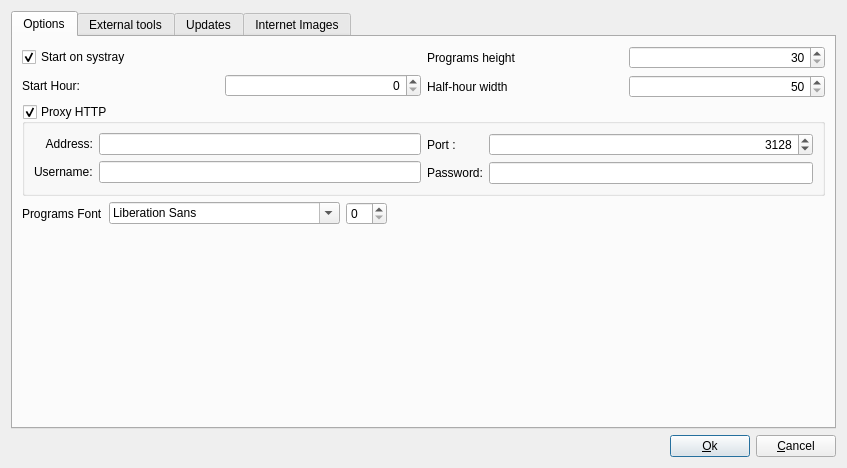
<?xml version="1.0" encoding="UTF-8"?>
<ui version="4.0">
 <class>Config</class>
 <widget class="QDialog" name="Config">
  <property name="geometry">
   <rect>
    <x>0</x>
    <y>0</y>
    <width>847</width>
    <height>468</height>
   </rect>
  </property>
  <property name="windowTitle">
   <string>Configuration</string>
  </property>
  <layout class="QGridLayout" name="gridLayout_8">
   <item row="1" column="0">
    <layout class="QHBoxLayout">
     <item>
      <spacer>
       <property name="orientation">
        <enum>Qt::Horizontal</enum>
       </property>
       <property name="sizeHint" stdset="0">
        <size>
         <width>40</width>
         <height>20</height>
        </size>
       </property>
      </spacer>
     </item>
     <item>
      <widget class="QPushButton" name="ok">
       <property name="text">
        <string>&amp;Ok</string>
       </property>
      </widget>
     </item>
     <item>
      <widget class="QPushButton" name="cancel">
       <property name="text">
        <string>&amp;Cancel</string>
       </property>
      </widget>
     </item>
    </layout>
   </item>
   <item row="0" column="0">
    <widget class="QTabWidget" name="tabWidget">
     <property name="currentIndex">
      <number>0</number>
     </property>
     <widget class="QWidget" name="tab">
      <attribute name="title">
       <string>Options</string>
      </attribute>
      <layout class="QGridLayout" name="gridLayout_20">
       <item row="0" column="0">
        <layout class="QGridLayout" name="gridLayout_19">
         <item row="0" column="0">
          <widget class="QCheckBox" name="systrayStarts">
           <property name="text">
            <string>Start on systray</string>
           </property>
           <property name="checked">
            <bool>true</bool>
           </property>
          </widget>
         </item>
         <item row="1" column="0">
          <layout class="QHBoxLayout" name="horizontalLayout_2">
           <item>
            <widget class="QLabel" name="label">
             <property name="text">
              <string>Start Hour:</string>
             </property>
            </widget>
           </item>
           <item>
            <widget class="QSpinBox" name="startHour">
             <property name="sizePolicy">
              <sizepolicy hsizetype="Preferred" vsizetype="Fixed">
               <horstretch>0</horstretch>
               <verstretch>0</verstretch>
              </sizepolicy>
             </property>
             <property name="layoutDirection">
              <enum>Qt::LeftToRight</enum>
             </property>
             <property name="alignment">
              <set>Qt::AlignRight|Qt::AlignTrailing|Qt::AlignVCenter</set>
             </property>
             <property name="maximum">
              <number>23</number>
             </property>
            </widget>
           </item>
          </layout>
         </item>
        </layout>
       </item>
       <item row="0" column="1">
        <layout class="QVBoxLayout" name="verticalLayout_2">
         <item>
          <layout class="QGridLayout" name="gridLayout_15">
           <item row="0" column="0">
            <widget class="QLabel" name="label_2">
             <property name="text">
              <string>Programs height</string>
             </property>
            </widget>
           </item>
           <item row="0" column="1">
            <widget class="QSpinBox" name="programHeight">
             <property name="sizePolicy">
              <sizepolicy hsizetype="Preferred" vsizetype="Fixed">
               <horstretch>0</horstretch>
               <verstretch>0</verstretch>
              </sizepolicy>
             </property>
             <property name="alignment">
              <set>Qt::AlignRight|Qt::AlignTrailing|Qt::AlignVCenter</set>
             </property>
             <property name="minimum">
              <number>30</number>
             </property>
             <property name="maximum">
              <number>99999</number>
             </property>
            </widget>
           </item>
           <item row="1" column="0">
            <widget class="QLabel" name="label_3">
             <property name="text">
              <string>Half-hour width</string>
             </property>
            </widget>
           </item>
           <item row="1" column="1">
            <widget class="QSpinBox" name="programWidth">
             <property name="sizePolicy">
              <sizepolicy hsizetype="Preferred" vsizetype="Fixed">
               <horstretch>0</horstretch>
               <verstretch>0</verstretch>
              </sizepolicy>
             </property>
             <property name="alignment">
              <set>Qt::AlignRight|Qt::AlignTrailing|Qt::AlignVCenter</set>
             </property>
             <property name="minimum">
              <number>50</number>
             </property>
             <property name="maximum">
              <number>999999</number>
             </property>
            </widget>
           </item>
          </layout>
         </item>
        </layout>
       </item>
       <item row="1" column="0" colspan="2">
        <widget class="QGroupBox" name="proxyEnabled">
         <property name="title">
          <string>Proxy HTTP</string>
         </property>
         <property name="checkable">
          <bool>true</bool>
         </property>
         <layout class="QGridLayout" name="gridLayout_14">
          <item row="0" column="0">
           <layout class="QGridLayout" name="gridLayout_13">
            <item row="0" column="0">
             <layout class="QGridLayout" name="gridLayout_12">
              <item row="0" column="0">
               <widget class="QLabel" name="label_20">
                <property name="text">
                 <string>Address:</string>
                </property>
                <property name="alignment">
                 <set>Qt::AlignRight|Qt::AlignTrailing|Qt::AlignVCenter</set>
                </property>
               </widget>
              </item>
              <item row="0" column="1">
               <widget class="QLineEdit" name="proxyAddress">
                <property name="enabled">
                 <bool>true</bool>
                </property>
               </widget>
              </item>
              <item row="1" column="0">
               <widget class="QLabel" name="label_8">
                <property name="text">
                 <string>Username:</string>
                </property>
               </widget>
              </item>
              <item row="1" column="1">
               <widget class="QLineEdit" name="proxyUsername">
                <property name="enabled">
                 <bool>true</bool>
                </property>
               </widget>
              </item>
             </layout>
            </item>
            <item row="0" column="1">
             <layout class="QGridLayout" name="gridLayout_9">
              <item row="0" column="0">
               <widget class="QLabel" name="label_25">
                <property name="sizePolicy">
                 <sizepolicy hsizetype="Minimum" vsizetype="Preferred">
                  <horstretch>0</horstretch>
                  <verstretch>0</verstretch>
                 </sizepolicy>
                </property>
                <property name="text">
                 <string>Port :</string>
                </property>
               </widget>
              </item>
              <item row="0" column="1">
               <widget class="QSpinBox" name="proxyPort">
                <property name="enabled">
                 <bool>true</bool>
                </property>
                <property name="sizePolicy">
                 <sizepolicy hsizetype="Preferred" vsizetype="Fixed">
                  <horstretch>0</horstretch>
                  <verstretch>0</verstretch>
                 </sizepolicy>
                </property>
                <property name="alignment">
                 <set>Qt::AlignRight|Qt::AlignTrailing|Qt::AlignVCenter</set>
                </property>
                <property name="minimum">
                 <number>0</number>
                </property>
                <property name="maximum">
                 <number>65535</number>
                </property>
                <property name="value">
                 <number>3128</number>
                </property>
               </widget>
              </item>
              <item row="1" column="0">
               <widget class="QLabel" name="label_16">
                <property name="sizePolicy">
                 <sizepolicy hsizetype="Minimum" vsizetype="Preferred">
                  <horstretch>0</horstretch>
                  <verstretch>0</verstretch>
                 </sizepolicy>
                </property>
                <property name="text">
                 <string>Password:</string>
                </property>
               </widget>
              </item>
              <item row="1" column="1">
               <widget class="QLineEdit" name="proxyPassword">
                <property name="enabled">
                 <bool>true</bool>
                </property>
                <property name="echoMode">
                 <enum>QLineEdit::PasswordEchoOnEdit</enum>
                </property>
               </widget>
              </item>
             </layout>
            </item>
           </layout>
          </item>
         </layout>
        </widget>
       </item>
       <item row="2" column="0" colspan="2">
        <layout class="QHBoxLayout" name="horizontalLayout_8">
         <item>
          <widget class="QLabel" name="label_15">
           <property name="text">
            <string>Programs Font</string>
           </property>
          </widget>
         </item>
         <item>
          <widget class="QFontComboBox" name="comboFont"/>
         </item>
         <item>
          <widget class="QSpinBox" name="fontSize">
           <property name="sizePolicy">
            <sizepolicy hsizetype="Fixed" vsizetype="Fixed">
             <horstretch>0</horstretch>
             <verstretch>0</verstretch>
            </sizepolicy>
           </property>
          </widget>
         </item>
         <item>
          <spacer name="horizontalSpacer">
           <property name="orientation">
            <enum>Qt::Horizontal</enum>
           </property>
           <property name="sizeHint" stdset="0">
            <size>
             <width>40</width>
             <height>20</height>
            </size>
           </property>
          </spacer>
         </item>
        </layout>
       </item>
       <item row="3" column="0">
        <spacer name="verticalSpacer">
         <property name="orientation">
          <enum>Qt::Vertical</enum>
         </property>
         <property name="sizeHint" stdset="0">
          <size>
           <width>20</width>
           <height>40</height>
          </size>
         </property>
        </spacer>
       </item>
      </layout>
     </widget>
     <widget class="QWidget" name="tab_3">
      <attribute name="title">
       <string>External tools</string>
      </attribute>
      <layout class="QGridLayout" name="gridLayout_7">
       <item row="0" column="0">
        <widget class="QGroupBox" name="groupBox_2">
         <property name="title">
          <string>Recording</string>
         </property>
         <layout class="QGridLayout" name="gridLayout_4">
          <item row="0" column="0">
           <layout class="QVBoxLayout" name="verticalLayout_6">
            <item>
             <layout class="QGridLayout" name="gridLayout">
              <item row="0" column="0">
               <widget class="QLabel" name="label_7">
                <property name="text">
                 <string>Program:</string>
                </property>
                <property name="alignment">
                 <set>Qt::AlignRight|Qt::AlignTrailing|Qt::AlignVCenter</set>
                </property>
               </widget>
              </item>
              <item row="0" column="1">
               <widget class="QLineEdit" name="command">
                <property name="sizePolicy">
                 <sizepolicy hsizetype="Expanding" vsizetype="Fixed">
                  <horstretch>0</horstretch>
                  <verstretch>0</verstretch>
                 </sizepolicy>
                </property>
               </widget>
              </item>
              <item row="1" column="0">
               <widget class="QLabel" name="label_10">
                <property name="text">
                 <string>Options:</string>
                </property>
                <property name="alignment">
                 <set>Qt::AlignRight|Qt::AlignTrailing|Qt::AlignVCenter</set>
                </property>
               </widget>
              </item>
              <item row="1" column="1">
               <widget class="QLineEdit" name="commandOptions">
                <property name="sizePolicy">
                 <sizepolicy hsizetype="Expanding" vsizetype="Fixed">
                  <horstretch>0</horstretch>
                  <verstretch>0</verstretch>
                 </sizepolicy>
                </property>
               </widget>
              </item>
             </layout>
            </item>
            <item>
             <widget class="QLabel" name="label_11">
              <property name="text">
               <string>&lt;!DOCTYPE HTML PUBLIC &quot;-//W3C//DTD HTML 4.0//EN&quot; &quot;http://www.w3.org/TR/REC-html40/strict.dtd&quot;&gt;
&lt;html&gt;&lt;head&gt;&lt;meta name=&quot;qrichtext&quot; content=&quot;1&quot; /&gt;&lt;style type=&quot;text/css&quot;&gt;
p, li { white-space: pre-wrap; }
&lt;/style&gt;&lt;/head&gt;&lt;body style=&quot; font-family:'Ubuntu'; font-size:11pt; font-weight:400; font-style:normal;&quot;&gt;
&lt;p style=&quot; margin-top:0px; margin-bottom:0px; margin-left:0px; margin-right:0px; -qt-block-indent:0; text-indent:0px;&quot;&gt;&lt;span style=&quot; font-family:'Sans Serif'; font-size:9pt;&quot;&gt;In options, &lt;/span&gt;&lt;span style=&quot; font-family:'Sans Serif'; font-size:9pt; font-weight:600;&quot;&gt;$STREAM&lt;/span&gt;&lt;span style=&quot; font-family:'Sans Serif'; font-size:9pt;&quot;&gt; is the stream, &lt;/span&gt;&lt;span style=&quot; font-family:'Sans Serif'; font-size:9pt; font-weight:600;&quot;&gt;$OUT&lt;/span&gt;&lt;span style=&quot; font-family:'Sans Serif'; font-size:9pt;&quot;&gt; the file created and &lt;/span&gt;&lt;span style=&quot; font-family:'Sans Serif'; font-size:9pt; font-weight:600;&quot;&gt;$EXTRAOPTION&lt;/span&gt;&lt;span style=&quot; font-family:'Sans Serif'; font-size:9pt;&quot;&gt; the option defined for each program in programmation dialog.&lt;/span&gt;&lt;/p&gt;&lt;/body&gt;&lt;/html&gt;</string>
              </property>
              <property name="wordWrap">
               <bool>true</bool>
              </property>
             </widget>
            </item>
            <item>
             <layout class="QGridLayout" name="gridLayout_6">
              <item row="0" column="0">
               <widget class="QLabel" name="label_4">
                <property name="text">
                 <string>Recording directory:</string>
                </property>
               </widget>
              </item>
              <item row="0" column="1">
               <widget class="QLineEdit" name="directory"/>
              </item>
              <item row="0" column="2">
               <widget class="QToolButton" name="directoryButton">
                <property name="text">
                 <string>...</string>
                </property>
               </widget>
              </item>
              <item row="1" column="0">
               <widget class="QLabel" name="label_5">
                <property name="text">
                 <string>Default filename format:</string>
                </property>
               </widget>
              </item>
              <item row="1" column="1">
               <widget class="QLineEdit" name="filename"/>
              </item>
             </layout>
            </item>
           </layout>
          </item>
          <item row="1" column="0">
           <widget class="QLabel" name="label_6">
            <property name="text">
             <string>&lt;html&gt;&lt;head&gt;&lt;meta name=&quot;qrichtext&quot; content=&quot;1&quot; /&gt;&lt;style kind=&quot;text/css&quot;&gt;
p, li { white-space: pre-wrap; }
&lt;/style&gt;&lt;/head&gt;&lt;body style=&quot; font-family:'Sans Serif'; font-size:9pt; font-weight:400; font-style:normal;&quot;&gt;
&lt;p style=&quot; margin-top:0px; margin-bottom:0px; margin-left:0px; margin-right:0px; -qt-block-indent:0; text-indent:0px;&quot;&gt;&lt;span style=&quot; font-weight:600;&quot;&gt;%n&lt;/span&gt; : Channel Name &lt;span style=&quot; font-weight:600;&quot;&gt;%t&lt;/span&gt; : Program title &lt;span style=&quot; font-weight:600;&quot;&gt;%y&lt;/span&gt; : Year &lt;span style=&quot; font-weight:600;&quot;&gt;%m&lt;/span&gt; : Month  &lt;span style=&quot; font-weight:600;&quot;&gt;%d&lt;/span&gt; : Day&lt;/p&gt;&lt;/body&gt;&lt;/html&gt;</string>
            </property>
           </widget>
          </item>
         </layout>
        </widget>
       </item>
       <item row="3" column="0">
        <widget class="QGroupBox" name="groupBox_3">
         <property name="title">
          <string>Reading</string>
         </property>
         <layout class="QGridLayout" name="gridLayout_5">
          <item row="0" column="0">
           <layout class="QVBoxLayout" name="_9">
            <item>
             <layout class="QHBoxLayout" name="_10">
              <item>
               <layout class="QVBoxLayout" name="_11">
                <item>
                 <widget class="QLabel" name="label_12">
                  <property name="text">
                   <string>Program:</string>
                  </property>
                  <property name="alignment">
                   <set>Qt::AlignRight|Qt::AlignTrailing|Qt::AlignVCenter</set>
                  </property>
                 </widget>
                </item>
                <item>
                 <widget class="QLabel" name="label_13">
                  <property name="text">
                   <string>Options:</string>
                  </property>
                  <property name="alignment">
                   <set>Qt::AlignRight|Qt::AlignTrailing|Qt::AlignVCenter</set>
                  </property>
                 </widget>
                </item>
               </layout>
              </item>
              <item>
               <layout class="QVBoxLayout" name="_12">
                <item>
                 <widget class="QLineEdit" name="commandLecture"/>
                </item>
                <item>
                 <widget class="QLineEdit" name="commandLectureOptions"/>
                </item>
               </layout>
              </item>
             </layout>
            </item>
           </layout>
          </item>
          <item row="1" column="0">
           <widget class="QLabel" name="label_14">
            <property name="text">
             <string>&lt;!DOCTYPE HTML PUBLIC &quot;-//W3C//DTD HTML 4.0//EN&quot; &quot;http://www.w3.org/TR/REC-html40/strict.dtd&quot;&gt;
&lt;html&gt;&lt;head&gt;&lt;meta name=&quot;qrichtext&quot; content=&quot;1&quot; /&gt;&lt;style type=&quot;text/css&quot;&gt;
p, li { white-space: pre-wrap; }
&lt;/style&gt;&lt;/head&gt;&lt;body style=&quot; font-family:'Ubuntu'; font-size:11pt; font-weight:400; font-style:normal;&quot;&gt;
&lt;p style=&quot; margin-top:0px; margin-bottom:0px; margin-left:0px; margin-right:0px; -qt-block-indent:0; text-indent:0px;&quot;&gt;&lt;span style=&quot; font-family:'Sans Serif'; font-size:9pt;&quot;&gt;In options, &lt;/span&gt;&lt;span style=&quot; font-family:'Sans Serif'; font-size:9pt; font-weight:600;&quot;&gt;$STREAM&lt;/span&gt;&lt;span style=&quot; font-family:'Sans Serif'; font-size:9pt;&quot;&gt; is the stream&lt;/span&gt;&lt;span style=&quot; font-family:'Sans Serif'; font-size:9pt;&quot;&gt; and &lt;/span&gt;&lt;span style=&quot; font-family:'Sans Serif'; font-size:9pt; font-weight:600;&quot;&gt;$EXTRAOPTION&lt;/span&gt;&lt;span style=&quot; font-family:'Sans Serif'; font-size:9pt;&quot;&gt; the option defined for each program in programmation dialog.&lt;/span&gt;&lt;/p&gt;&lt;/body&gt;&lt;/html&gt;</string>
            </property>
           </widget>
          </item>
         </layout>
        </widget>
       </item>
      </layout>
     </widget>
     <widget class="QWidget" name="tab_2">
      <attribute name="title">
       <string>Updates</string>
      </attribute>
      <layout class="QGridLayout" name="gridLayout_11">
       <item row="0" column="0">
        <widget class="QGroupBox" name="groupBox">
         <property name="title">
          <string>XML File</string>
         </property>
         <layout class="QGridLayout" name="gridLayout_3">
          <item row="0" column="0">
           <layout class="QHBoxLayout" name="horizontalLayout_12">
            <item>
             <layout class="QVBoxLayout" name="verticalLayout_4">
              <item>
               <layout class="QGridLayout" name="gridLayout_2">
                <item row="0" column="0">
                 <widget class="QRadioButton" name="fromFile">
                  <property name="text">
                   <string>From File</string>
                  </property>
                 </widget>
                </item>
                <item row="0" column="1">
                 <layout class="QHBoxLayout" name="horizontalLayout_4">
                  <item>
                   <widget class="QLineEdit" name="XmlFilename"/>
                  </item>
                  <item>
                   <widget class="QToolButton" name="XmlFilenameButton">
                    <property name="text">
                     <string>...</string>
                    </property>
                   </widget>
                  </item>
                 </layout>
                </item>
                <item row="1" column="0">
                 <widget class="QRadioButton" name="fromUrl">
                  <property name="text">
                   <string>From URL</string>
                  </property>
                  <property name="checked">
                   <bool>true</bool>
                  </property>
                 </widget>
                </item>
                <item row="1" column="1">
                 <layout class="QHBoxLayout" name="horizontalLayout_3">
                  <item>
                   <widget class="QComboBox" name="comboURL"/>
                  </item>
                  <item>
                   <widget class="QToolButton" name="URLButton">
                    <property name="text">
                     <string>...</string>
                    </property>
                   </widget>
                  </item>
                 </layout>
                </item>
                <item row="2" column="0">
                 <widget class="QRadioButton" name="fromCustomCommand">
                  <property name="text">
                   <string>Custom command</string>
                  </property>
                 </widget>
                </item>
                <item row="2" column="1">
                 <widget class="QLineEdit" name="customCommand"/>
                </item>
               </layout>
              </item>
              <item>
               <layout class="QHBoxLayout" name="horizontalLayout">
                <item>
                 <widget class="QLabel" name="label_17">
                  <property name="text">
                   <string>After custom command, read file:</string>
                  </property>
                 </widget>
                </item>
                <item>
                 <widget class="QLineEdit" name="customCommandFile"/>
                </item>
               </layout>
              </item>
             </layout>
            </item>
            <item>
             <widget class="QPushButton" name="populateDB">
              <property name="sizePolicy">
               <sizepolicy hsizetype="Minimum" vsizetype="Minimum">
                <horstretch>0</horstretch>
                <verstretch>0</verstretch>
               </sizepolicy>
              </property>
              <property name="text">
               <string>Read</string>
              </property>
             </widget>
            </item>
           </layout>
          </item>
          <item row="1" column="0">
           <widget class="QLabel" name="label_9">
            <property name="text">
             <string>&lt;!DOCTYPE HTML PUBLIC &quot;-//W3C//DTD HTML 4.0//EN&quot; &quot;http://www.w3.org/TR/REC-html40/strict.dtd&quot;&gt;
&lt;html&gt;&lt;head&gt;&lt;meta name=&quot;qrichtext&quot; content=&quot;1&quot; /&gt;&lt;style type=&quot;text/css&quot;&gt;
p, li { white-space: pre-wrap; }
&lt;/style&gt;&lt;/head&gt;&lt;body style=&quot; font-family:'Sans Serif'; font-size:9pt; font-weight:400; font-style:normal;&quot;&gt;
&lt;p style=&quot; margin-top:0px; margin-bottom:0px; margin-left:0px; margin-right:0px; -qt-block-indent:0; text-indent:0px;&quot;&gt;French XML files available on &lt;a href=&quot;http://xmltv.myftp.org&quot;&gt;&lt;span style=&quot; text-decoration: underline; color:#0000ee;&quot;&gt;http://xmltv.myftp.org&lt;/span&gt;&lt;/a&gt;, the &lt;a href=&quot;http://xmltv.myftp.org/download/tnt.zip&quot;&gt;&lt;span style=&quot; text-decoration: underline; color:#0000ee;&quot;&gt;TNT&lt;/span&gt;&lt;/a&gt; guide or &lt;a href=&quot;http://xmltv.myftp.org/download/complet.zip&quot;&gt;&lt;span style=&quot; text-decoration: underline; color:#0000ee;&quot;&gt;complets&lt;/span&gt;&lt;/a&gt; for 9 days. &lt;/p&gt;&lt;/body&gt;&lt;/html&gt;</string>
            </property>
            <property name="openExternalLinks">
             <bool>true</bool>
            </property>
           </widget>
          </item>
         </layout>
        </widget>
       </item>
       <item row="1" column="0">
        <widget class="QGroupBox" name="scheduledUpdate">
         <property name="title">
          <string>Scheduled update</string>
         </property>
         <property name="checkable">
          <bool>true</bool>
         </property>
         <layout class="QGridLayout" name="gridLayout_10">
          <item row="0" column="0">
           <layout class="QHBoxLayout" name="horizontalLayout_7">
            <item>
             <widget class="QRadioButton" name="atStartup">
              <property name="sizePolicy">
               <sizepolicy hsizetype="Maximum" vsizetype="Fixed">
                <horstretch>0</horstretch>
                <verstretch>0</verstretch>
               </sizepolicy>
              </property>
              <property name="text">
               <string>At startup</string>
              </property>
              <property name="checked">
               <bool>true</bool>
              </property>
             </widget>
            </item>
            <item>
             <spacer name="horizontalSpacer_3">
              <property name="orientation">
               <enum>Qt::Horizontal</enum>
              </property>
              <property name="sizeHint" stdset="0">
               <size>
                <width>40</width>
                <height>20</height>
               </size>
              </property>
             </spacer>
            </item>
           </layout>
          </item>
          <item row="1" column="0">
           <layout class="QHBoxLayout" name="horizontalLayout_10">
            <item>
             <widget class="QRadioButton" name="everyDay">
              <property name="sizePolicy">
               <sizepolicy hsizetype="Maximum" vsizetype="Fixed">
                <horstretch>0</horstretch>
                <verstretch>0</verstretch>
               </sizepolicy>
              </property>
              <property name="text">
               <string>Every day at</string>
              </property>
             </widget>
            </item>
            <item>
             <widget class="QSpinBox" name="everyDayAt">
              <property name="sizePolicy">
               <sizepolicy hsizetype="Maximum" vsizetype="Fixed">
                <horstretch>0</horstretch>
                <verstretch>0</verstretch>
               </sizepolicy>
              </property>
              <property name="maximum">
               <number>23</number>
              </property>
             </widget>
            </item>
            <item>
             <widget class="QLabel" name="label_19">
              <property name="text">
               <string>o'clock</string>
              </property>
             </widget>
            </item>
            <item>
             <spacer name="horizontalSpacer_4">
              <property name="orientation">
               <enum>Qt::Horizontal</enum>
              </property>
              <property name="sizeHint" stdset="0">
               <size>
                <width>40</width>
                <height>20</height>
               </size>
              </property>
             </spacer>
            </item>
           </layout>
          </item>
          <item row="2" column="0">
           <layout class="QHBoxLayout" name="horizontalLayout_11">
            <item>
             <widget class="QCheckBox" name="onlyIfOutOfDate">
              <property name="sizePolicy">
               <sizepolicy hsizetype="Maximum" vsizetype="Fixed">
                <horstretch>0</horstretch>
                <verstretch>0</verstretch>
               </sizepolicy>
              </property>
              <property name="layoutDirection">
               <enum>Qt::LeftToRight</enum>
              </property>
              <property name="text">
               <string>Only if the program of current date +</string>
              </property>
              <property name="checked">
               <bool>true</bool>
              </property>
             </widget>
            </item>
            <item>
             <widget class="QSpinBox" name="onlyIfOutOfDateDay">
              <property name="sizePolicy">
               <sizepolicy hsizetype="Maximum" vsizetype="Fixed">
                <horstretch>0</horstretch>
                <verstretch>0</verstretch>
               </sizepolicy>
              </property>
             </widget>
            </item>
            <item>
             <widget class="QLabel" name="label_18">
              <property name="text">
               <string>day is outdated</string>
              </property>
             </widget>
            </item>
            <item>
             <spacer name="horizontalSpacer_5">
              <property name="orientation">
               <enum>Qt::Horizontal</enum>
              </property>
              <property name="sizeHint" stdset="0">
               <size>
                <width>40</width>
                <height>20</height>
               </size>
              </property>
             </spacer>
            </item>
           </layout>
          </item>
         </layout>
        </widget>
       </item>
       <item row="2" column="0">
        <spacer name="verticalSpacer_2">
         <property name="orientation">
          <enum>Qt::Vertical</enum>
         </property>
         <property name="sizeHint" stdset="0">
          <size>
           <width>20</width>
           <height>221</height>
          </size>
         </property>
        </spacer>
       </item>
      </layout>
     </widget>
     <widget class="QWidget" name="tab_4">
      <attribute name="title">
       <string>Internet Images</string>
      </attribute>
      <layout class="QGridLayout" name="gridLayout_18">
       <item row="0" column="0">
        <widget class="QGroupBox" name="groupGoogleImage">
         <property name="title">
          <string>Retrieve Thumbnails from Internet</string>
         </property>
         <property name="checkable">
          <bool>true</bool>
         </property>
         <layout class="QGridLayout" name="gridLayout_16">
          <item row="0" column="0">
           <widget class="QGroupBox" name="groupGoogleImageCategories">
            <property name="title">
             <string>Only these program categories</string>
            </property>
            <property name="checkable">
             <bool>true</bool>
            </property>
            <layout class="QGridLayout" name="gridLayout_17">
             <item row="0" column="0">
              <layout class="QHBoxLayout" name="horizontalLayout_9">
               <item>
                <widget class="QListWidget" name="googleImageCategories">
                 <property name="sizePolicy">
                  <sizepolicy hsizetype="Expanding" vsizetype="Minimum">
                   <horstretch>0</horstretch>
                   <verstretch>0</verstretch>
                  </sizepolicy>
                 </property>
                </widget>
               </item>
               <item>
                <layout class="QVBoxLayout" name="verticalLayout_3">
                 <item>
                  <widget class="QToolButton" name="addCategory">
                   <property name="text">
                    <string>...</string>
                   </property>
                   <property name="icon">
                    <iconset resource="../resources/resources.qrc">
                     <normaloff>:/images/ajouter.png</normaloff>:/images/ajouter.png</iconset>
                   </property>
                  </widget>
                 </item>
                 <item>
                  <widget class="QToolButton" name="deleteCategory">
                   <property name="text">
                    <string>...</string>
                   </property>
                   <property name="icon">
                    <iconset resource="../resources/resources.qrc">
                     <normaloff>:/images/supprimer.png</normaloff>:/images/supprimer.png</iconset>
                   </property>
                  </widget>
                 </item>
                 <item>
                  <spacer name="verticalSpacer_3">
                   <property name="orientation">
                    <enum>Qt::Vertical</enum>
                   </property>
                   <property name="sizeHint" stdset="0">
                    <size>
                     <width>20</width>
                     <height>40</height>
                    </size>
                   </property>
                  </spacer>
                 </item>
                </layout>
               </item>
              </layout>
             </item>
            </layout>
           </widget>
          </item>
         </layout>
        </widget>
       </item>
       <item row="1" column="0">
        <widget class="QCheckBox" name="expandPixmap">
         <property name="text">
          <string>Enlarge thumbnails under the mouse</string>
         </property>
         <property name="checked">
          <bool>true</bool>
         </property>
        </widget>
       </item>
       <item row="2" column="0">
        <widget class="QCheckBox" name="getGuideUrlThumbnail">
         <property name="text">
          <string>Use (if exists) URL thumbnails embedded in programmes guide </string>
         </property>
         <property name="checked">
          <bool>true</bool>
         </property>
        </widget>
       </item>
      </layout>
     </widget>
    </widget>
   </item>
  </layout>
 </widget>
 <resources>
  <include location="../resources/resources.qrc"/>
 </resources>
 <connections>
  <connection>
   <sender>ok</sender>
   <signal>clicked()</signal>
   <receiver>Config</receiver>
   <slot>accept()</slot>
   <hints>
    <hint type="sourcelabel">
     <x>20</x>
     <y>20</y>
    </hint>
    <hint type="destinationlabel">
     <x>20</x>
     <y>20</y>
    </hint>
   </hints>
  </connection>
  <connection>
   <sender>cancel</sender>
   <signal>clicked()</signal>
   <receiver>Config</receiver>
   <slot>reject()</slot>
   <hints>
    <hint type="sourcelabel">
     <x>20</x>
     <y>20</y>
    </hint>
    <hint type="destinationlabel">
     <x>20</x>
     <y>20</y>
    </hint>
   </hints>
  </connection>
  <connection>
   <sender>onlyIfOutOfDate</sender>
   <signal>toggled(bool)</signal>
   <receiver>onlyIfOutOfDateDay</receiver>
   <slot>setEnabled(bool)</slot>
   <hints>
    <hint type="sourcelabel">
     <x>197</x>
     <y>387</y>
    </hint>
    <hint type="destinationlabel">
     <x>455</x>
     <y>388</y>
    </hint>
   </hints>
  </connection>
  <connection>
   <sender>everyDay</sender>
   <signal>toggled(bool)</signal>
   <receiver>everyDayAt</receiver>
   <slot>setEnabled(bool)</slot>
   <hints>
    <hint type="sourcelabel">
     <x>197</x>
     <y>352</y>
    </hint>
    <hint type="destinationlabel">
     <x>455</x>
     <y>353</y>
    </hint>
   </hints>
  </connection>
 </connections>
</ui>
